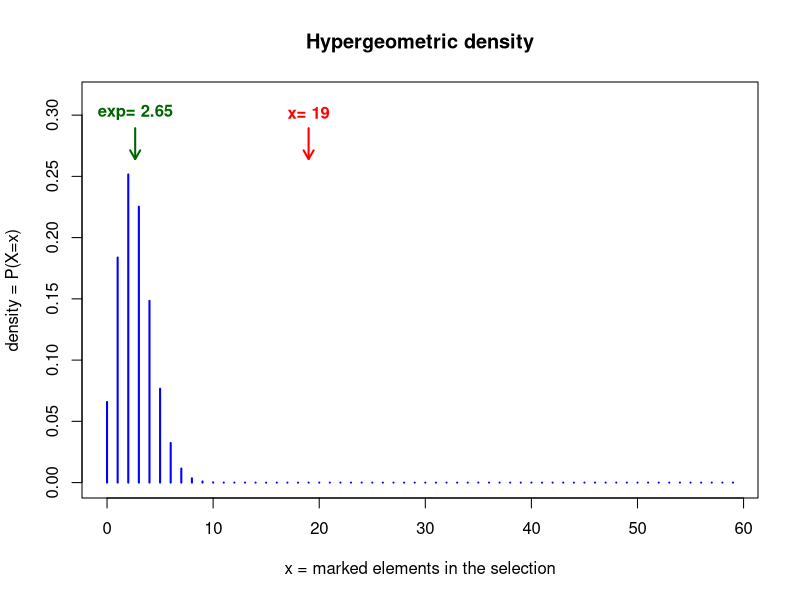
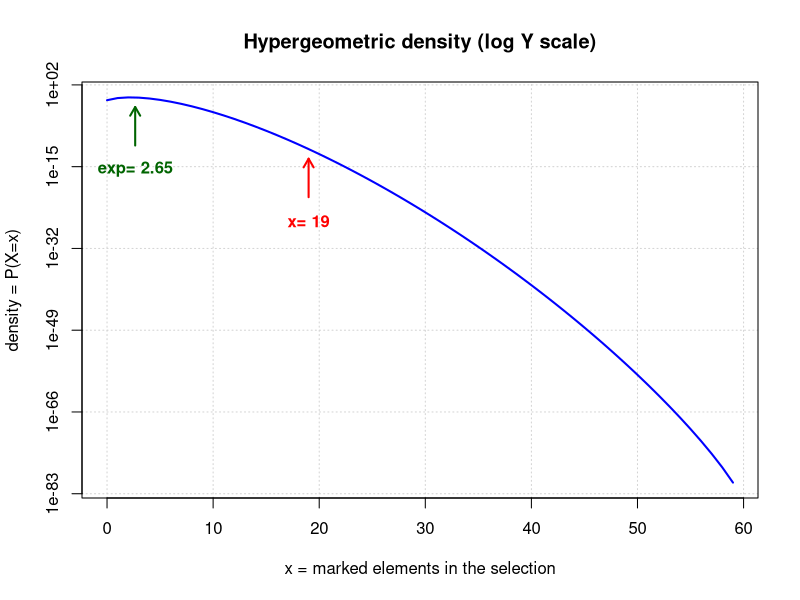
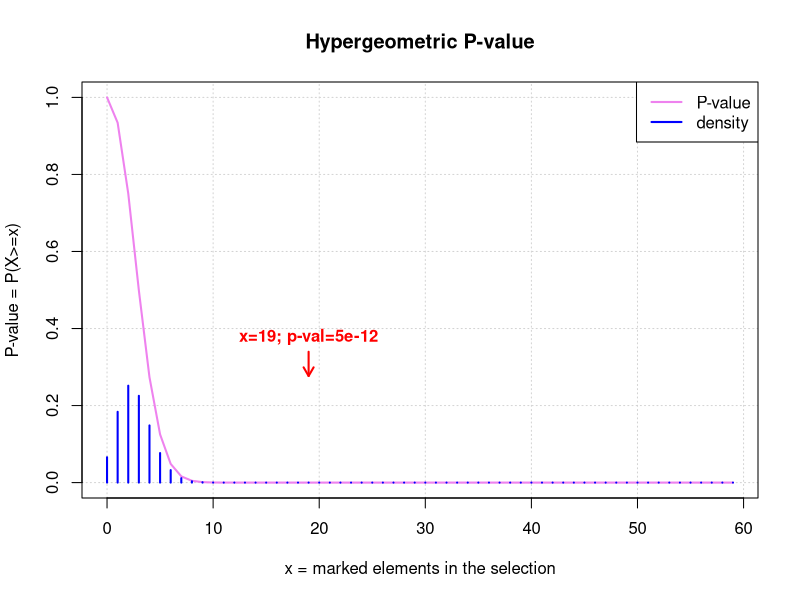
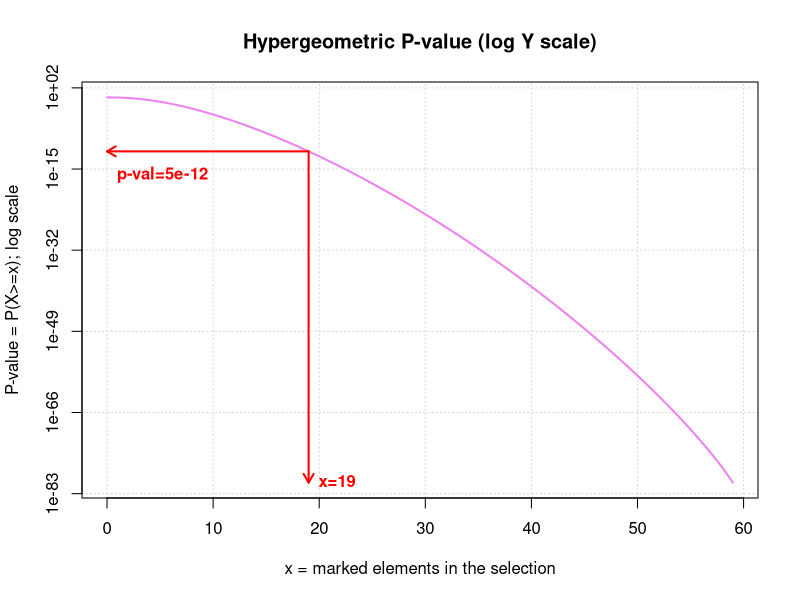

These charts were generated, in order, by the following R code:
## ----------------------------------------------------------------------------------------------------------
g <- 75 ## Number of submitted genes
k <- 59 ## Size of the selection, i.e. submitted genes with at least one annotation in GO biological processes
m <- 611 ## Number of "marked" elements, i.e. genes associated to this biological process
N <- 13588 ## Total number of genes with some annotation in GOTERM_BP_FAT.  
n <- N - m ## Number of "non-marked" elements, i.e. genes not associated to this biological process
x <- 19 ## Number of "marked" elements in the selection, i.e. genes of the group of interest that are associated to this biological process


## ----------------------------------------------------------------------------------------------------------

## Percent of the gene selection involved in "cell cycle". This
## corresponds to the "%" column returned by DAVID.
(percent.selection <- x / g * 100)

## Percent, among submitted genes with at least one annotation, which
## are involved in "cell cycle".
(percent.selection <- x / k * 100) 

## Percent of the biological process covered by the gene set.
(percent.process <- x / m * 100) 

## Random expectation
(marked.proportion <- m / N)
(exp.x <- k * marked.proportion)

## Fold enrichment, as computed by David
(fold.enrichment <-  (x / k ) / (m / N)) 
    


## ----------------------------------------------------------------------------------------------------------
## Define the range of possible values for x.
## The number of marked elements in the selection can neither be 
## higher than the size of the selection, nor higher than the 
## number of marked elements.
x.range <- 0:min(k,m) 

help(dhyper) ## Always read the documentation of a function before using it. 

## Compute the distribution of density P(X=x)
dens <- dhyper(x=x.range, m=m, n=n, k=k)

## Plot the distributon of hypergeometric densities
plot (x.range, dens, type="h", lwd=2, col="blue", main="Hypergeometric density", xlab="x = marked elements in the selection", ylab="density = P(X=x)", ylim=c(0, max(dens)*1.25))

## Draw an arrow indicating the expected value
arrows(exp.x, max(dens)*1.15, exp.x, max(dens)*1.05, lwd=2, col='darkgreen', angle=30, length=0.1, code=2)
text(exp.x, max(dens)*1.20, labels=paste("exp=", round(exp.x, digits=2)), col="darkgreen", font=2)

## Draw an arrow indicating the observed value
arrows(x, max(dens)*1.15, x, max(dens)*1.05, lwd=2, col='red', angle=30, length=0.1, code=2)
text(x, max(dens)*1.20, labels=paste("x=", x), col="red", font=2)
  


## ----------------------------------------------------------------------------------------------------------

## Plot the probability distribution with logarithmic axes
plot (x.range, dhyper(x=x.range, m=m, n=n, k=k), type="l", lwd=2, col="blue", main="Hypergeometric density (log Y scale)", xlab="x = marked elements in the selection", ylab="density = P(X=x)", log="y", panel.first=grid())

## Arrow indicating expected value
arrows(exp.x, max(dens)*1e-10, exp.x, max(dens)*1e-2, lwd=2, col='darkgreen', angle=30, length=0.1, code=2)
text(exp.x, max(dens)*1e-15, labels=paste("exp=", round(exp.x, digits=2)), col="darkgreen", font=2)

## Arrow indicating observed value
arrows(x, dens[x+1]*1e-10, x, dens[x+1]*1e-2, lwd=2, col='red', angle=30, length=0.1, code=2)
text(x, dens[x+1]*1e-15, labels=paste("x=", x), col="red", font=2)




## ----------------------------------------------------------------------------------------------------------
print(dhyper(x=k, m=m, n=n, k=k))


## ----------------------------------------------------------------------------------------------------------
p.value <-  phyper(q=x -1, m=m, n=n, k=k, lower.tail=FALSE)


## ----------------------------------------------------------------------------------------------------------
      help(phyper)
    


## ----------------------------------------------------------------------------------------------------------
## Compute the distribution of P-values (for all possible values of x).
p.values <- phyper(q=x.range -1, m=m, n=n, k=k, lower.tail=FALSE)

## Plot the P-value distribution on linear scales
plot(x.range, p.values, type="l", lwd=2, col="violet", main="Hypergeometric P-value", xlab="x = marked elements in the selection", ylab="P-value = P(X>=x)", ylim=c(0, 1), panel.first=grid())

## Arrow indicating observed value
arrows(x, max(dens)*1.35, x, max(dens)*1.1, lwd=2, col='red', angle=30, length=0.1, code=2)
text(x, max(dens)*1.5, labels=paste("x=", x, "; p-val=", signif(digits=1, p.value), sep=""), col="red", font=2)

## We can plot the density below the P-value
lines(x.range, dens, type="h", col="blue", lwd=2)
legend("topright", legend=c("P-value", "density"), lwd=2, col=c("violet", "blue"), bg="white", bty="o")



## ----------------------------------------------------------------------------------------------------------
## Plot the P-value distribution with a logarithmic Y scale

plot(x.range, p.values,  type="l", lwd=2, col="violet", main="Hypergeometric P-value (log Y scale)", xlab="x = marked elements in the selection", ylab="P-value = P(X>=x); log scale", panel.first=grid(), log='y')

## Arrow indicating observed value
arrows(x, p.value, x, min(dens), lwd=2, col='red', angle=30, length=0.1, code=2)
text(x, min(dens), labels=paste("x=", x, sep=""), col="red", font=2, pos=4)

## Arrow indicating the P-value
arrows(x, p.value, 0, p.value, lwd=2, col='red', angle=30, length=0.1, code=2)
text(0, p.value*1e-5, labels=paste("p-val=", signif(digits=2, p.value), sep=""), col="red", font=2, pos=4)




## ----------------------------------------------------------------------------------------------------------

## Prepare a two-dimensional contingency table
contingency.table <- data.frame(matrix(nrow=2, ncol=2))
rownames(contingency.table) <- c("predicted.target", "non.predicted")
colnames(contingency.table) <- c("class.member", "non.member")

## Assign the values one by one to make sure we put them in the right
## place (this is not necessary, we could enter the 4 values in a
## single instruction).
contingency.table["predicted.target", "class.member"] <- x ## Number of marked genes in the selection
contingency.table["predicted.target", "non.member"] <- k - x ## Number of non-marked genes in the selection
contingency.table["non.predicted", "class.member"] <- m - x ## Number of marked genes outside of the selection
contingency.table["non.predicted", "non.member"] <- n - (k - x) ## Number of non-marked genes in the selection


print(contingency.table)


## Print marginal sums
(contingency.row.sum <- apply(contingency.table, 1, sum))
(contingency.col.sum <- apply(contingency.table, 2, sum))

## Create a contingency table with marginal sums
contingency.table.margins <- cbind(contingency.table, contingency.row.sum)
contingency.table.margins <- rbind(contingency.table.margins, apply(contingency.table.margins, 2, sum))
names(contingency.table.margins) <- c(names(contingency.table), "total")
rownames(contingency.table.margins) <- c(rownames(contingency.table), "total")
print(contingency.table.margins)


## Check the total
print(sum(contingency.table)) ## The value shoudl equal N, since every
                              ## possible gene must be assigned to one
                              ## cell of the contingency table.
print(N)

## Run Fisher's exact test
ftest.result <- fisher.test(x=contingency.table, alternative="greater")
print(ftest.result)
attributes(ftest.result) ## Display the list of attribute of the object returned by ftest
print (ftest.result$p.value) ## Print the P-value of the exact test

################################################################
## Compute expected values in the contingency table
exp.contingency.table <- contingency.table ## Quick and dirty way to obtain the same structure as the original contingency table
exp.contingency.table[ ] <- contingency.row.sum %*% t(contingency.col.sum) / N

## Add row and column sums (marginal sums)
exp.contingency.table <- cbind(exp.contingency.table, contingency.row.sum)
exp.contingency.table <- rbind(exp.contingency.table, apply(exp.contingency.table, 2, sum))
names(exp.contingency.table) <- c(names(contingency.table), "total")
rownames(exp.contingency.table) <- c(rownames(contingency.table), "total")
print(exp.contingency.table)
  

